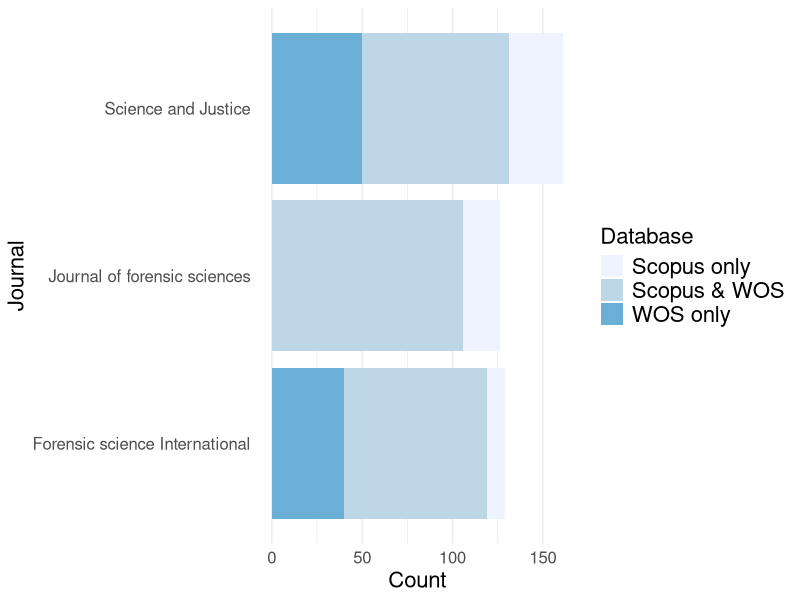

Source code (R): (Note: this script raises an error after producing the figure.)
###########################################################################
#
# Research trends in forensic science: Fibre and Databases
#
# Leverhulme Research Centre for Forensic Science

# Virginie Galais, Hervé Ménard and Niamh Nic Daéid

# Website: https://github.com/LRCFS/
# Contact: lrc@dundee.ac.uk
#
# This program is free software: you can redistribute it and/or modify
# it under the terms of the GNU Affero General Public License as published
# by the Free Software Foundation, either version 3 of the License, or
# (at your option) any later version.
#
# This program is distributed in the hope that it will be useful,
# but WITHOUT ANY WARRANTY; without even the implied warranty of
# MERCHANTABILITY or FITNESS FOR A PARTICULAR PURPOSE.  See the
# GNU Affero General Public License for more details.
#
# You should have received a copy of the GNU Affero General Public License
# along with this program.  If not, see <https://www.gnu.org/licenses/>.
#
###########################################################################
#
# This code is for Figure X
#
###########################################################################

#Clear all lists from memory to avoid unintentional errors

rm(list = ls())

library(ggpubr)
library(RColorBrewer)
library(dplyr)
library(tidyr)
library(reshape2)

dat = read.delim('Table2.csv', sep = ",")
ifsms.dat = dat[,1:4]
#scopus.dat = dat[,c(1,5:6)]

ifsms.dat$Journal <- factor(ifsms.dat$Journal)
# take difference of reference counts
# and make long
ifsms.l <- gather(ifsms.dat, Database, Count, Scopus:WOS, factor_key=TRUE)
  # mutate(IFSMS2 = IFSMS - IFSMSandScopus) %>% 
  # select(-IFSMS) %>% 
  

# plot as stacked barplot
plt1 = ggplot(ifsms.l, aes(x = Journal, y = Count, fill = Database)) + 
  geom_col() + 
  coord_flip() + 
  scale_fill_manual(labels = c('Scopus only', 'Scopus & WOS', 'WOS only'), values = brewer.pal(4, 'Blues')[1:3]) + 
#  ggtitle('Title') + 
  theme_minimal() +
  theme(panel.grid.major.y = element_blank(),
        axis.text.x = element_text(size = 12),
        axis.text.y = element_text(size = 12),
        axis.title.x = element_text(size = 16),
        axis.title.y = element_text(size = 16),
        legend.text=element_text(size=16),
        legend.title=element_text(size=16),
        )
show(plt1)

ggsave("Results/Figure5.tiff", width = unit(14.5, 'in'), height = unit(6, 'in'), dpi=300)

print("Processing complete. Please check 'Results' folder for output")